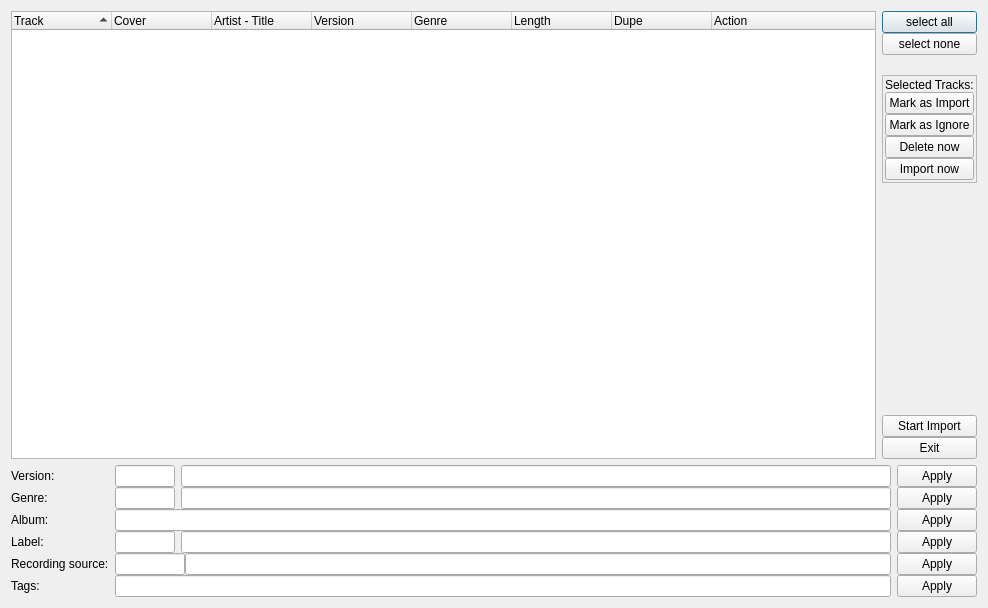
<?xml version="1.0" encoding="UTF-8"?>
<ui version="4.0">
 <class>massimportClass</class>
 <widget class="QDialog" name="massimportClass">
  <property name="geometry">
   <rect>
    <x>0</x>
    <y>0</y>
    <width>988</width>
    <height>608</height>
   </rect>
  </property>
  <property name="windowTitle">
   <string>Mass Import</string>
  </property>
  <property name="windowIcon">
   <iconset resource="../resources.qrc">
    <normaloff>:/devices48/resources/tr48x48-0016.png</normaloff>:/devices48/resources/tr48x48-0016.png</iconset>
  </property>
  <layout class="QVBoxLayout" name="verticalLayout_2">
   <item>
    <layout class="QHBoxLayout" name="horizontalLayout_3">
     <item>
      <widget class="QTreeWidget" name="treeWidget">
       <property name="showDropIndicator" stdset="0">
        <bool>false</bool>
       </property>
       <property name="alternatingRowColors">
        <bool>true</bool>
       </property>
       <property name="selectionMode">
        <enum>QAbstractItemView::MultiSelection</enum>
       </property>
       <property name="selectionBehavior">
        <enum>QAbstractItemView::SelectRows</enum>
       </property>
       <property name="iconSize">
        <size>
         <width>16</width>
         <height>16</height>
        </size>
       </property>
       <property name="rootIsDecorated">
        <bool>false</bool>
       </property>
       <property name="uniformRowHeights">
        <bool>true</bool>
       </property>
       <property name="itemsExpandable">
        <bool>false</bool>
       </property>
       <property name="sortingEnabled">
        <bool>true</bool>
       </property>
       <property name="expandsOnDoubleClick">
        <bool>false</bool>
       </property>
       <column>
        <property name="text">
         <string>Track</string>
        </property>
       </column>
       <column>
        <property name="text">
         <string>Cover</string>
        </property>
       </column>
       <column>
        <property name="text">
         <string>Artist - Title</string>
        </property>
       </column>
       <column>
        <property name="text">
         <string>Version</string>
        </property>
       </column>
       <column>
        <property name="text">
         <string>Genre</string>
        </property>
       </column>
       <column>
        <property name="text">
         <string>Length</string>
        </property>
       </column>
       <column>
        <property name="text">
         <string>Dupe</string>
        </property>
       </column>
       <column>
        <property name="text">
         <string>Action</string>
        </property>
       </column>
      </widget>
     </item>
     <item>
      <layout class="QVBoxLayout" name="verticalLayout">
       <property name="spacing">
        <number>0</number>
       </property>
       <item>
        <widget class="QPushButton" name="selectAllButton">
         <property name="text">
          <string>select all</string>
         </property>
         <property name="icon">
          <iconset resource="../resources.qrc">
           <normaloff>:/icons/resources/frame_text.png</normaloff>:/icons/resources/frame_text.png</iconset>
         </property>
         <property name="iconSize">
          <size>
           <width>16</width>
           <height>16</height>
          </size>
         </property>
        </widget>
       </item>
       <item>
        <widget class="QPushButton" name="selectNoneButton">
         <property name="text">
          <string>select none</string>
         </property>
         <property name="icon">
          <iconset resource="../resources.qrc">
           <normaloff>:/icons/resources/eraser.png</normaloff>:/icons/resources/eraser.png</iconset>
         </property>
         <property name="iconSize">
          <size>
           <width>16</width>
           <height>16</height>
          </size>
         </property>
        </widget>
       </item>
       <item>
        <spacer name="verticalSpacer_2">
         <property name="orientation">
          <enum>Qt::Vertical</enum>
         </property>
         <property name="sizeType">
          <enum>QSizePolicy::Fixed</enum>
         </property>
         <property name="sizeHint" stdset="0">
          <size>
           <width>20</width>
           <height>20</height>
          </size>
         </property>
        </spacer>
       </item>
       <item>
        <widget class="QFrame" name="selectedTracksFrame">
         <property name="frameShape">
          <enum>QFrame::StyledPanel</enum>
         </property>
         <property name="frameShadow">
          <enum>QFrame::Raised</enum>
         </property>
         <layout class="QVBoxLayout" name="verticalLayout_3">
          <property name="spacing">
           <number>0</number>
          </property>
          <property name="margin">
           <number>2</number>
          </property>
          <item>
           <widget class="QLabel" name="label">
            <property name="text">
             <string>Selected Tracks:</string>
            </property>
           </widget>
          </item>
          <item>
           <widget class="QPushButton" name="markImportSelectedTracksButton">
            <property name="layoutDirection">
             <enum>Qt::LeftToRight</enum>
            </property>
            <property name="text">
             <string>Mark as Import</string>
            </property>
            <property name="icon">
             <iconset resource="../resources.qrc">
              <normaloff>:/icons/resources/button_ok.png</normaloff>:/icons/resources/button_ok.png</iconset>
            </property>
            <property name="iconSize">
             <size>
              <width>16</width>
              <height>16</height>
             </size>
            </property>
            <property name="flat">
             <bool>false</bool>
            </property>
           </widget>
          </item>
          <item>
           <widget class="QPushButton" name="markIgnoreSelectedTracksButton">
            <property name="text">
             <string>Mark as Ignore</string>
            </property>
            <property name="icon">
             <iconset resource="../resources.qrc">
              <normaloff>:/icons/resources/edit-delete.png</normaloff>:/icons/resources/edit-delete.png</iconset>
            </property>
            <property name="iconSize">
             <size>
              <width>16</width>
              <height>16</height>
             </size>
            </property>
           </widget>
          </item>
          <item>
           <widget class="QPushButton" name="deleteSelectedTracksButton">
            <property name="text">
             <string>Delete now</string>
            </property>
            <property name="icon">
             <iconset resource="../resources.qrc">
              <normaloff>:/icons/resources/trash-16.png</normaloff>:/icons/resources/trash-16.png</iconset>
            </property>
            <property name="iconSize">
             <size>
              <width>16</width>
              <height>16</height>
             </size>
            </property>
           </widget>
          </item>
          <item>
           <widget class="QPushButton" name="importSelectedTracksButton">
            <property name="text">
             <string>Import now</string>
            </property>
            <property name="icon">
             <iconset resource="../resources.qrc">
              <normaloff>:/icons/resources/filesave.png</normaloff>:/icons/resources/filesave.png</iconset>
            </property>
            <property name="iconSize">
             <size>
              <width>16</width>
              <height>16</height>
             </size>
            </property>
           </widget>
          </item>
         </layout>
        </widget>
       </item>
       <item>
        <spacer name="verticalSpacer">
         <property name="orientation">
          <enum>Qt::Vertical</enum>
         </property>
         <property name="sizeHint" stdset="0">
          <size>
           <width>20</width>
           <height>40</height>
          </size>
         </property>
        </spacer>
       </item>
       <item>
        <widget class="QPushButton" name="startImportButton">
         <property name="text">
          <string>Start Import</string>
         </property>
         <property name="icon">
          <iconset resource="../resources.qrc">
           <normaloff>:/icons/resources/filesave.png</normaloff>:/icons/resources/filesave.png</iconset>
         </property>
         <property name="iconSize">
          <size>
           <width>16</width>
           <height>16</height>
          </size>
         </property>
        </widget>
       </item>
       <item>
        <widget class="QPushButton" name="exitButton">
         <property name="text">
          <string>Exit</string>
         </property>
         <property name="icon">
          <iconset resource="../resources.qrc">
           <normaloff>:/icons/resources/application-exit.png</normaloff>:/icons/resources/application-exit.png</iconset>
         </property>
         <property name="iconSize">
          <size>
           <width>16</width>
           <height>16</height>
          </size>
         </property>
        </widget>
       </item>
      </layout>
     </item>
    </layout>
   </item>
   <item>
    <layout class="QGridLayout" name="gridLayout">
     <property name="horizontalSpacing">
      <number>6</number>
     </property>
     <property name="verticalSpacing">
      <number>0</number>
     </property>
     <property name="topMargin">
      <number>0</number>
     </property>
     <item row="4" column="1">
      <layout class="QHBoxLayout" name="horizontalLayout">
       <item>
        <widget class="QLineEdit" name="recordSourceId">
         <property name="minimumSize">
          <size>
           <width>40</width>
           <height>0</height>
          </size>
         </property>
         <property name="maximumSize">
          <size>
           <width>70</width>
           <height>16777215</height>
          </size>
         </property>
         <property name="maxLength">
          <number>1024</number>
         </property>
        </widget>
       </item>
       <item>
        <widget class="QLineEdit" name="recordSource">
         <property name="maxLength">
          <number>1024</number>
         </property>
        </widget>
       </item>
      </layout>
     </item>
     <item row="4" column="2">
      <widget class="QPushButton" name="recordingSourceApplyButton">
       <property name="text">
        <string>Apply</string>
       </property>
      </widget>
     </item>
     <item row="5" column="2">
      <widget class="QPushButton" name="tagsApplyButton">
       <property name="text">
        <string>Apply</string>
       </property>
      </widget>
     </item>
     <item row="5" column="1">
      <layout class="QHBoxLayout" name="horizontalLayout_2">
       <item>
        <widget class="QLineEdit" name="tags">
         <property name="maxLength">
          <number>2048</number>
         </property>
        </widget>
       </item>
      </layout>
     </item>
     <item row="1" column="2">
      <widget class="QPushButton" name="genreApplyButton">
       <property name="text">
        <string>Apply</string>
       </property>
      </widget>
     </item>
     <item row="1" column="1">
      <layout class="QHBoxLayout" name="_2">
       <property name="spacing">
        <number>6</number>
       </property>
       <property name="margin">
        <number>0</number>
       </property>
       <item>
        <widget class="QLineEdit" name="genreId">
         <property name="sizePolicy">
          <sizepolicy hsizetype="MinimumExpanding" vsizetype="Fixed">
           <horstretch>0</horstretch>
           <verstretch>0</verstretch>
          </sizepolicy>
         </property>
         <property name="minimumSize">
          <size>
           <width>30</width>
           <height>0</height>
          </size>
         </property>
         <property name="maximumSize">
          <size>
           <width>60</width>
           <height>16777215</height>
          </size>
         </property>
         <property name="maxLength">
          <number>1024</number>
         </property>
        </widget>
       </item>
       <item>
        <widget class="QLineEdit" name="genre">
         <property name="maxLength">
          <number>1024</number>
         </property>
        </widget>
       </item>
      </layout>
     </item>
     <item row="0" column="2">
      <widget class="QPushButton" name="versionApplyButton">
       <property name="text">
        <string>Apply</string>
       </property>
      </widget>
     </item>
     <item row="0" column="1">
      <layout class="QHBoxLayout" name="_3">
       <property name="spacing">
        <number>6</number>
       </property>
       <property name="margin">
        <number>0</number>
       </property>
       <item>
        <widget class="QLineEdit" name="versionId">
         <property name="sizePolicy">
          <sizepolicy hsizetype="Fixed" vsizetype="Fixed">
           <horstretch>0</horstretch>
           <verstretch>0</verstretch>
          </sizepolicy>
         </property>
         <property name="minimumSize">
          <size>
           <width>30</width>
           <height>0</height>
          </size>
         </property>
         <property name="maximumSize">
          <size>
           <width>60</width>
           <height>16777215</height>
          </size>
         </property>
         <property name="maxLength">
          <number>1024</number>
         </property>
        </widget>
       </item>
       <item>
        <widget class="QLineEdit" name="version">
         <property name="maxLength">
          <number>1024</number>
         </property>
        </widget>
       </item>
      </layout>
     </item>
     <item row="2" column="2">
      <widget class="QPushButton" name="albumApplyButton">
       <property name="text">
        <string>Apply</string>
       </property>
      </widget>
     </item>
     <item row="3" column="2">
      <widget class="QPushButton" name="labelApplyButton">
       <property name="text">
        <string>Apply</string>
       </property>
      </widget>
     </item>
     <item row="2" column="1">
      <layout class="QHBoxLayout" name="_4">
       <property name="spacing">
        <number>6</number>
       </property>
       <property name="margin">
        <number>0</number>
       </property>
       <item>
        <widget class="QLineEdit" name="album">
         <property name="maxLength">
          <number>1024</number>
         </property>
        </widget>
       </item>
      </layout>
     </item>
     <item row="3" column="1">
      <layout class="QHBoxLayout" name="_5">
       <property name="spacing">
        <number>6</number>
       </property>
       <property name="margin">
        <number>0</number>
       </property>
       <item>
        <widget class="QLineEdit" name="labelId">
         <property name="maximumSize">
          <size>
           <width>60</width>
           <height>16777215</height>
          </size>
         </property>
         <property name="maxLength">
          <number>1024</number>
         </property>
        </widget>
       </item>
       <item>
        <widget class="QLineEdit" name="labelName">
         <property name="maxLength">
          <number>1024</number>
         </property>
        </widget>
       </item>
      </layout>
     </item>
     <item row="1" column="0">
      <widget class="QLabel" name="label_50">
       <property name="text">
        <string>Genre:</string>
       </property>
      </widget>
     </item>
     <item row="0" column="0">
      <widget class="QLabel" name="label_48">
       <property name="text">
        <string>Version:</string>
       </property>
      </widget>
     </item>
     <item row="2" column="0">
      <widget class="QLabel" name="label_7">
       <property name="text">
        <string>Album:</string>
       </property>
      </widget>
     </item>
     <item row="3" column="0">
      <widget class="QLabel" name="label_57">
       <property name="text">
        <string>Label:</string>
       </property>
      </widget>
     </item>
     <item row="4" column="0">
      <widget class="QLabel" name="label_67">
       <property name="text">
        <string>Recording source:</string>
       </property>
      </widget>
     </item>
     <item row="5" column="0">
      <widget class="QLabel" name="label_63">
       <property name="text">
        <string>Tags:</string>
       </property>
      </widget>
     </item>
    </layout>
   </item>
  </layout>
 </widget>
 <resources>
  <include location="../resources.qrc"/>
 </resources>
 <connections/>
</ui>
